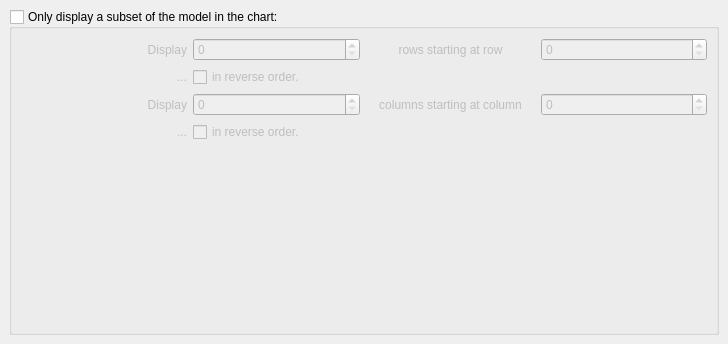
<ui version="4.0" >
 <author>Mirko Boehm &lt;mirko@kdab.net></author>
 <comment></comment>
 <exportmacro></exportmacro>
 <class>DatasetSelector</class>
 <widget class="QWidget" name="DatasetSelector" >
  <property name="geometry" >
   <rect>
    <x>0</x>
    <y>0</y>
    <width>728</width>
    <height>344</height>
   </rect>
  </property>
  <property name="sizePolicy" >
   <sizepolicy>
    <hsizetype>3</hsizetype>
    <vsizetype>3</vsizetype>
    <horstretch>0</horstretch>
    <verstretch>0</verstretch>
   </sizepolicy>
  </property>
  <property name="minimumSize" >
   <size>
    <width>0</width>
    <height>0</height>
   </size>
  </property>
  <property name="windowTitle" >
   <string>Data Selector</string>
  </property>
  <layout class="QHBoxLayout" >
   <property name="margin" >
    <number>9</number>
   </property>
   <property name="spacing" >
    <number>6</number>
   </property>
   <item>
    <widget class="QGroupBox" name="groupBox" >
     <property name="title" >
      <string>Only display a subset of the model in the chart:</string>
     </property>
     <property name="checkable" >
      <bool>true</bool>
     </property>
     <property name="checked" >
      <bool>false</bool>
     </property>
     <layout class="QGridLayout" >
      <property name="margin" >
       <number>9</number>
      </property>
      <property name="spacing" >
       <number>6</number>
      </property>
      <item row="3" column="1" colspan="3" >
       <widget class="QCheckBox" name="cbReverseColumns" >
        <property name="text" >
         <string>in reverse order.</string>
        </property>
       </widget>
      </item>
      <item row="3" column="0" >
       <widget class="QLabel" name="label_5" >
        <property name="text" >
         <string>...</string>
        </property>
        <property name="alignment" >
         <set>Qt::AlignRight|Qt::AlignTrailing|Qt::AlignVCenter</set>
        </property>
       </widget>
      </item>
      <item row="2" column="3" >
       <widget class="QSpinBox" name="sbStartColumn" />
      </item>
      <item row="2" column="2" >
       <widget class="QLabel" name="label_2" >
        <property name="text" >
         <string>columns starting at column</string>
        </property>
        <property name="alignment" >
         <set>Qt::AlignCenter</set>
        </property>
       </widget>
      </item>
      <item row="2" column="1" >
       <widget class="QSpinBox" name="sbColumnCount" />
      </item>
      <item row="2" column="0" >
       <widget class="QLabel" name="label" >
        <property name="text" >
         <string>Display</string>
        </property>
        <property name="alignment" >
         <set>Qt::AlignRight|Qt::AlignTrailing|Qt::AlignVCenter</set>
        </property>
       </widget>
      </item>
      <item row="1" column="0" >
       <widget class="QLabel" name="label_6" >
        <property name="text" >
         <string>...</string>
        </property>
        <property name="alignment" >
         <set>Qt::AlignRight|Qt::AlignTrailing|Qt::AlignVCenter</set>
        </property>
       </widget>
      </item>
      <item row="0" column="3" >
       <widget class="QSpinBox" name="sbStartRow" />
      </item>
      <item row="0" column="2" >
       <widget class="QLabel" name="label_4" >
        <property name="text" >
         <string>rows starting at row</string>
        </property>
        <property name="alignment" >
         <set>Qt::AlignCenter</set>
        </property>
       </widget>
      </item>
      <item row="1" column="1" colspan="3" >
       <widget class="QCheckBox" name="cbReverseRows" >
        <property name="text" >
         <string>in reverse order.</string>
        </property>
       </widget>
      </item>
      <item row="0" column="0" >
       <widget class="QLabel" name="label_3" >
        <property name="text" >
         <string>Display</string>
        </property>
        <property name="alignment" >
         <set>Qt::AlignRight|Qt::AlignTrailing|Qt::AlignVCenter</set>
        </property>
       </widget>
      </item>
      <item row="0" column="1" >
       <widget class="QSpinBox" name="sbRowCount" />
      </item>
      <item row="4" column="2" >
       <spacer>
        <property name="orientation" >
         <enum>Qt::Vertical</enum>
        </property>
        <property name="sizeHint" >
         <size>
          <width>169</width>
          <height>31</height>
         </size>
        </property>
       </spacer>
      </item>
     </layout>
    </widget>
   </item>
  </layout>
 </widget>
 <pixmapfunction></pixmapfunction>
 <resources/>
 <connections/>
</ui>
